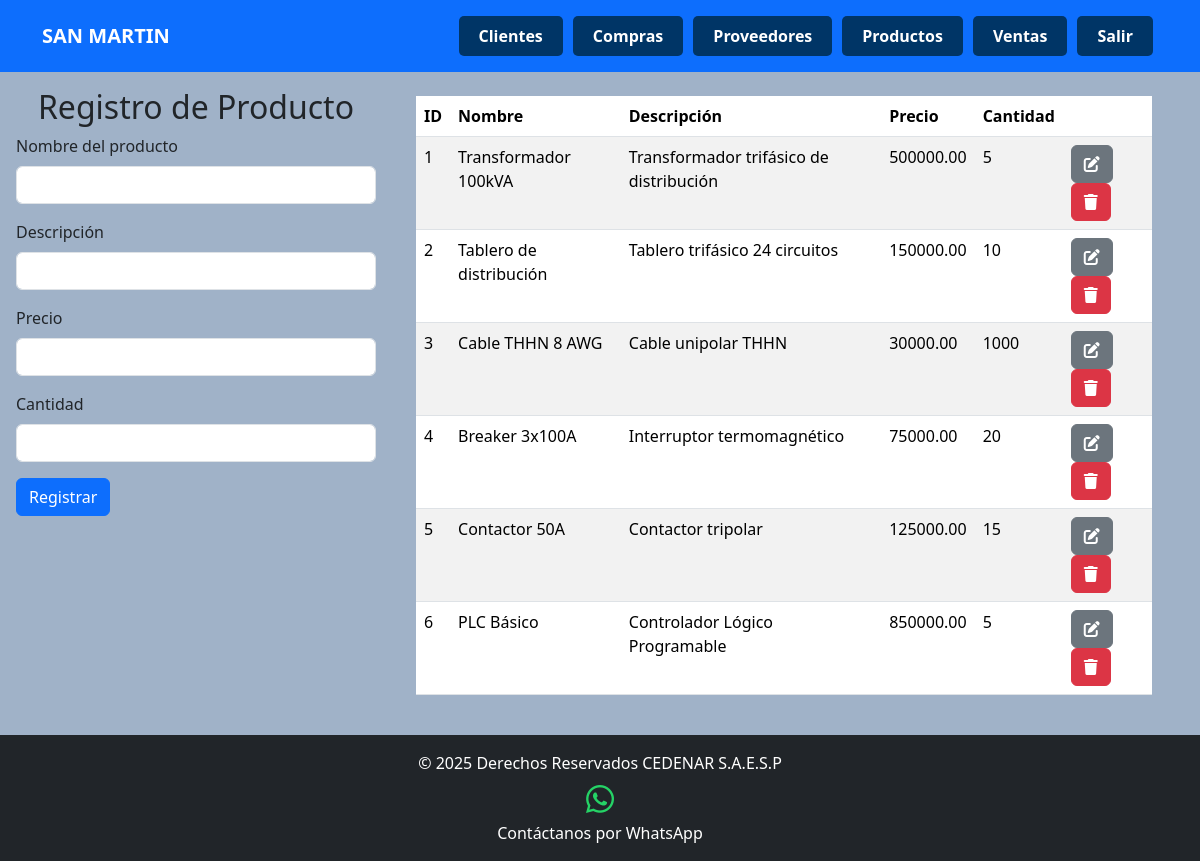
The app's page /templates/productos.php (signed in) with its own data.
### tables this page shows
CREATE TABLE `productos` (

  `ID` int NOT NULL AUTO_INCREMENT,

  `Nombre` varchar(100) DEFAULT NULL,

  `Descripcion` varchar(255) DEFAULT NULL,

  `Precio` decimal(10,2) DEFAULT NULL,

  `Stock` int DEFAULT NULL,

  `Categoria` varchar(50) DEFAULT NULL,

  `Especificaciones` text DEFAULT NULL,

  `GarantiaMeses` int DEFAULT NULL,

  `UsuarioID` int DEFAULT NULL,

  PRIMARY KEY (`ID`),

  FOREIGN KEY (`UsuarioID`) REFERENCES `usuario` (`ID`)

);

### models/Conexion.php (called while the page is built, shortened)
<?php
class Conexion {
    private $host = 'localhost:3307';
    private $usuario = 'root';
    private $contrasena = '';
    private $base_de_datos = 'SubestacionSanmartin';
    private $conn;
    public function __construct() {
        $this->conn = new mysqli($this->host, $this->usuario, $this->contrasena, $this->base_de_datos);
    }
    public function getConexion() {
        return $this->conn;
    }
}
?>

### controllers/productoController.php (called while the page is built, shortened)
<?php
require_once '../models/producto.php';
require_once '../models/conexion.php';
class ProductoController {
    private $db;
    public function __construct() {
        $conexion = new Conexion();
        $this->db = $conexion->getConexion();
    }
    public function obtenerTodosLosProductosPorID($usuario_id) {
        $sql = "SELECT * FROM productos WHERE UsuarioID = ?";
        $stmt = $this->db->prepare($sql);
        $stmt->bind_param('s', $usuario_id);
        $stmt->execute();
        $resultado = $stmt->get_result();
        $productos = [];
        while ($row = $resultado->fetch_assoc()) {
            $productos[] = new Producto($row['ID'], $row['Nombre'], $row['Descripcion'], $row['Precio'], $row['Stock']);
        }
        return $productos;
    }
}
?>

### models/producto.php (called while the page is built)
<?php
class Producto {
    private $ID;
    private $Nombre;
    private $Descripcion;
    private $Precio;
    private $Stock;
    public function __construct($ID, $Nombre, $Descripcion, $Precio, $Stock) {
        $this->ID = $ID;
        $this->Nombre = $Nombre;
        $this->Descripcion = $Descripcion;
        $this->Precio = $Precio;
        $this->Stock = $Stock;
    }
    public function getID() {
        return $this->ID;
    }
    public function getNombre() {
        return $this->Nombre;
    }
    public function getDescripcion() {
        return $this->Descripcion;
    }
    public function getPrecio() {
        return $this->Precio;
    }
    public function getStock() {
        return $this->Stock;
    }
}
?>

### templates/productos.php (the view, shortened to what this page needs)
<?php
require_once '../includes/headerLogin.php';
require_once '../controllers/productoController.php';
$usuario_id = $_SESSION['usuario_id'];
$productoController = new ProductoController();
$productos = $productoController->obtenerTodosLosProductosPorID($usuario_id);
?>
<main class="main">
    <section>
        <div class="container-fluid row">
            <form class="col-4 p-3" action="../controllers/productoHandler.php" method="POST">
                <h2 class="text-center" id="titulo">Registro de Producto</h2>
                <div class="mb-3">
                    <label for="nombre" class="form-label">Nombre del producto</label>
                    <input type="text" class="form-control" name="nombre" required autofocus>
                </div>
                <div class="mb-3">
                    <label for="descripcion" class="form-label">Descripción</label>
                    <input type="text" class="form-control" name="descripcion" required>
                </div>
                <div class="mb-3">
                    <label for="precio" class="form-label">Precio</label>
                    <input type="number" class="form-control" name="precio" step="0.01" required>
                </div>
                <div class="mb-3">
                    <label for="stock" class="form-label">Cantidad</label>
                    <input type="number" class="form-control" name="stock" required>
                </div>
                <button type="submit" class="btn btn-primary" name="BtnRegistrar" value="OK">Registrar</button>
            </form>
            <div class="col-8 p-4">
                <div class="table-responsive">
                    <table class="table table-striped table-hover">
                        <thead>
                            <tr>
                                <th scope="col">ID</th>
                                <th scope="col">Nombre</th>
                                <th scope="col">Descripción</th>
                                <th scope="col">Precio</th>
                                <th scope="col">Cantidad</th>
                                <th scope="col"></th>
                            </tr>
                        </thead>
                        <tbody>
                            <?php if (isset($productos) && (is_array($productos) || is_object($productos))): ?>
                                <?php foreach ($productos as $producto): ?>
                                    <tr>
                                        <td><?php echo htmlspecialchars($producto->getID()); ?></td>
                                        <td><?php echo htmlspecialchars($producto->getNombre()); ?></td>
                                        <td><?php echo htmlspecialchars($producto->getDescripcion()); ?></td>
                                        <td><?php echo htmlspecialchars($producto->getPrecio()); ?></td>
                                        <td><?php echo htmlspecialchars($producto->getStock()); ?></td>
                                        <td>
                                            <a href='actualizarProducto.php?id=<?php echo htmlspecialchars($producto->getID()); ?>' class='btn btn-secondary'>
                                                <i class='fa-solid fa-pen-to-square'></i>
                                            </a>
                                            <a href='../controllers/productoHandler.php?accion=eliminar&id=<?php echo htmlspecialchars($producto->getID()); ?>' class='btn btn-danger' onclick='return confirm("¿Estás seguro de que deseas eliminar este producto?")'>
                                                <i class='fa-solid fa-trash'></i>
                                            </a>
                                        </td>
                                    </tr>
                                <?php endforeach; ?>
                            <?php else: ?>
                                <tr><td colspan="7">No hay productos para mostrar.</td></tr>
                            <?php endif; ?>
                        </tbody>
                    </table>
                </div>
            </div>
        </div>
    </section>
</main>
<?php
require_once '../includes/footer.php';
?>

### styles.css (style rules this page uses)
html, body { height: 100%; }
body { display: flex; flex-direction: column; }
main { flex: 1; }
.fondo { background-color: #b3daff; }

### includes/headerLogin.php (style rules this page uses)
.fondo { background-color: #A0B2C8; min-height: 100vh; }

### records on screen
productos: ID "1", Nombre "Transformador 100kVA", Descripcion "Transformador trifásico de distribución", Precio "500000.00", Stock "5"
productos: ID "2", Nombre "Tablero de distribución", Descripcion "Tablero trifásico 24 circuitos", Precio "150000.00", Stock "10"
productos: ID "3", Nombre "Cable THHN 8 AWG", Descripcion "Cable unipolar THHN", Precio "30000.00", Stock "1000"
productos: ID "4", Nombre "Breaker 3x100A", Descripcion "Interruptor termomagnético", Precio "75000.00", Stock "20"
productos: ID "5", Nombre "Contactor 50A", Descripcion "Contactor tripolar", Precio "125000.00", Stock "15"
productos: ID "6", Nombre "PLC Básico", Descripcion "Controlador Lógico Programable", Precio "850000.00", Stock "5"
